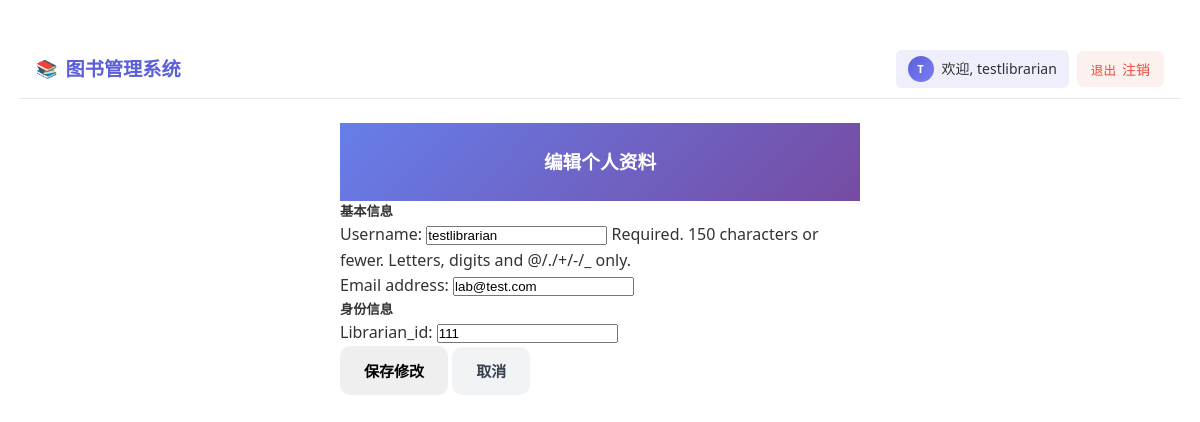
The page /accounts/profile/edit/ (signed in) on the database its author committed.
### accounts/models.py (models this page shows, shortened)
class User(AbstractUser):
    pass  # 暂时不添加额外字段

class Librarian(models.Model):
    user = models.OneToOneField(User, on_delete=models.CASCADE, related_name='librarian_profile')
    employee_id = models.CharField(max_length=20, unique=True, verbose_name='librarian_id')
    class Meta:
        verbose_name = 'Librarian'

### accounts/views.py (the view)
# urls.py: path('profile/edit/', views.profile_edit, name='profile_edit'),
@login_required
def profile_edit(request):
    user = request.user
    if hasattr(user, 'student_profile'):
        profile = user.student_profile
        ProfileForm = StudentProfileForm
    elif hasattr(user, 'librarian_profile'):
        profile = user.librarian_profile
        ProfileForm = LibrarianProfileForm
    else:
        messages.error(request, '用户资料异常，无法编辑')
        return redirect('profile_detail')
    if request.method == 'POST':
        user_form = UserEditForm(request.POST, instance=user)
        profile_form = ProfileForm(request.POST, instance=profile)
        if user_form.is_valid() and profile_form.is_valid():
            user_form.save()
            profile_form.save()
            messages.success(request, '个人资料更新成功')
            return redirect('profile_detail')
        else:
            messages.error(request, '请修正表单中的错误')
    else:
        user_form = UserEditForm(instance=user)
        profile_form = ProfileForm(instance=profile)
    context = {
        'user_form': user_form,
        'profile_form': profile_form,
    }
    return render(request, 'accounts/profile_form.html', context)

### accounts/forms.py (shortened to what this page needs)
class UserEditForm(forms.ModelForm):
    class Meta:
        model = User
        fields = ['username', 'email']

class LibrarianProfileForm(forms.ModelForm):
    class Meta:
        model = Librarian
        fields = ['employee_id']

### templates/accounts/profile_form.html (shortened to what this page needs)
{% extends "base.html" %}
{% load static %}
{% block content %}
<link rel="stylesheet" href="{% static 'css/profile_form.css' %}">
<div class="container mt-4">
    <div class="card">
        <div class="card-header">
            <h3>编辑个人资料</h3>
        </div>
        <div class="card-body">
            <form method="post">
                <h5>基本信息</h5>
                {{ user_form.as_p }}
                <h5>身份信息</h5>
                {{ profile_form.as_p }}
                <button type="submit" class="btn btn-success">保存修改</button>
                <a href="{% url 'profile_detail' %}" class="btn btn-secondary">取消</a>
            </form>
        </div>
    </div>
</div>
{% endblock %}

### templates/base.html (shortened to what this page needs)
{% load static %}
<!DOCTYPE html>
<html lang="zh-cn">
<head>
    <link rel="stylesheet" href="{% static 'css/base.css' %}">
</head>
<body>
    <nav class="bs-navbar" id="bsNavbar">
        <div class="bs-navbar-inner">
            <a class="bs-brand" href="/">
                <i class="bs-icon">📚</i>
                <span>图书管理系统</span>
            </a>
            <div class="bs-nav-menu" id="bsNavMenu">
                {% if user.is_authenticated %}
                    <div class="bs-user-info">
                        <div class="bs-avatar">{{ user.username|first|upper }}</div>
                        <span>欢迎, {{ user.username }}</span>
                    </div>
                    <form method="post" action="{% url 'logout' %}" style="display: contents;">
                        <button type="submit" class="bs-btn bs-btn-logout">
                            <i class="bs-icon">退出</i> 注销
                        </button>
                    </form>
                {% endif %}
            </div>
        </div>
    </nav>
    <main class="bs-main">
        <div class="bs-content" id="bsContent">
            {% block content %}{% endblock %}
        </div>
    </main>
</body>
</html>

### static/css/base.css (style rules this page uses)
:root { --bs-primary: #5b5fd9; --bs-primary-light: #7c7ff2; --bs-gray-100: #f5f7fa; --bs-gray-200: #e4e7ed; --bs-gray-500: #909399; --bs-gray-600: #606266; --bs-gray-700: #303133; --bs-radius: 6px; --bs-shadow: 0 2px 8px rgba(0,0,0,0.08); --bs-transition: all 0.3s ease; }
.bs-navbar { background: rgba(255,255,255,0.96); border-bottom: 1px solid var(--bs-gray-200); position: sticky; top: 0; z-index: 1000; }
.bs-navbar-inner { max-width: 1200px; margin: 0 auto; padding: 0.625rem 1rem; display: flex; align-items: center; justify-content: space-between; gap: 1rem; }
.bs-brand { display: flex; align-items: center; gap: 0.5rem; text-decoration: none; font-size: 1.2rem; font-weight: 700; color: var(--bs-primary); }
.bs-brand .bs-icon { font-style: normal; }
.bs-nav-menu { display: flex; align-items: center; gap: 0.5rem; }
.bs-user-info { display: flex; align-items: center; gap: 0.5rem; padding: 0.375rem 0.75rem; background: rgba(91,95,217,0.1); border-radius: var(--bs-radius); font-size: 0.875rem; color: var(--bs-gray-700); }
.bs-avatar { width: 26px; height: 26px; border-radius: 50%; background: linear-gradient(135deg, var(--bs-primary), var(--bs-primary-light)); color: #fff; display: flex; align-items: center; justify-content: center; font-size: 0.7rem; font-weight: 600; }
.bs-btn { display: inline-flex; align-items: center; gap: 0.375rem; padding: 0.5rem 0.875rem; font-size: 0.875rem; font-weight: 500; border-radius: var(--bs-radius); cursor: pointer; transition: var(--bs-transition); text-decoration: none; border: none; font-family: inherit; color: var(--bs-gray-600); background: transparent; }
.bs-btn-logout { color: #e74c3c; background: rgba(231,76,60,0.08); }
.bs-icon { font-style: normal; font-size: 0.9em; }
.bs-main { max-width: 1200px; margin: 0 auto; padding: 1.5rem 1rem; }
.bs-content { animation: bs-fadeIn 0.4s ease; }

### static/css/profile_form.css (style rules this page uses)
body { font-family: 'Segoe UI', 'Microsoft YaHei', sans-serif; background: white; min-height: 100vh; padding: 40px 20px; }
.container { max-width: 520px; margin: 0 auto; }
.card-header { padding: 24px; background: linear-gradient(135deg, #667eea 0%, #764ba2 100%); color: white; text-align: center; }
.btn { flex: 1; padding: 14px 24px; border: none; border-radius: 10px; font-size: 15px; font-weight: 600; text-decoration: none; text-align: center; cursor: pointer; transition: all 0.3s ease; }
.btn-secondary { background: #f1f3f4; color: #374151; }

### templates/base.html (style rules this page uses)
* { margin: 0; padding: 0; box-sizing: border-box; }
body { font-family: "Microsoft YaHei", Arial, sans-serif; background: #f5f7fa; color: #333; line-height: 1.6; }

### rows shown on the page
User: username|first "T", username "testlibrarian", email "lab@test.com"
Librarian: employee_id "111"
